Frame 1 (no input): blank canvas, image omitted
Frame 60 (no input): blank canvas, image omitted
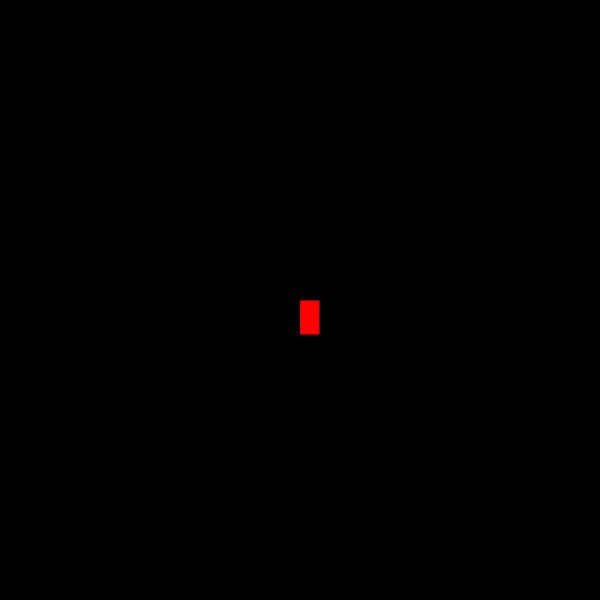
Frame 120 (the mouse pressed at the canvas centre since frame 60)

The p5.js sketch whose frames 1 and 60 were blank and that drew this single picture after the mouse press (run headless with seeded random() and noise() and a simulated clock; from frame 60 on, the mouse is pressed at the canvas centre):

// p5.js sketch
// ── sketch.js
function setup() {
    createCanvas(600, 600);
    background("black");
  }
  
  function draw() {
    stroke("black")
    fill("red")
  
    if(mouseIsPressed){
      rect(mouseX, mouseY, 20, 35);
    }
  }
